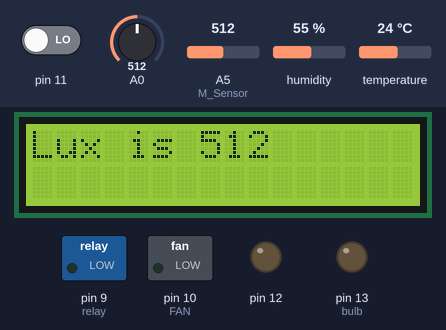
This sketch was run on a simulated Arduino Uno, built with avr-gcc and run on an emulated ATmega328P. On the bench: 16×2 character LCD, switched loads named in the sketch (green lamp = pin HIGH), output pins drawn as LEDs (lit = HIGH). The inputs (shaded band) are chosen by the test bench; at power-on: A5 (M_Sensor) = 512, temperature 24 °C, A0 = 512, pin 11 LOW, humidity 55 %. What the sketch prints to the serial monitor is not drawn.

Above: at 1.2 s.
1.3 s: A5 (M_Sensor) set to 689
At 3.9 s:
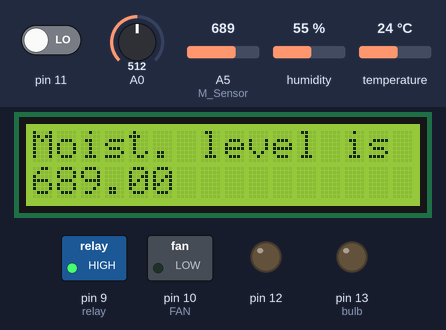
12.6 s: A5 (M_Sensor) set to 713
At 15.5 s:
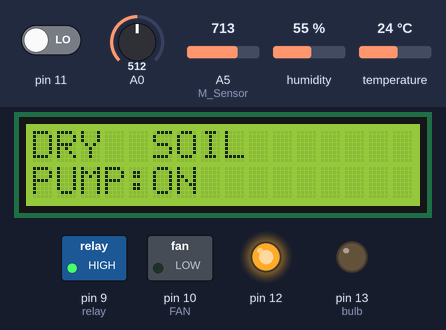
23.1 s: temperature set to 27 °C
At 32.0 s:
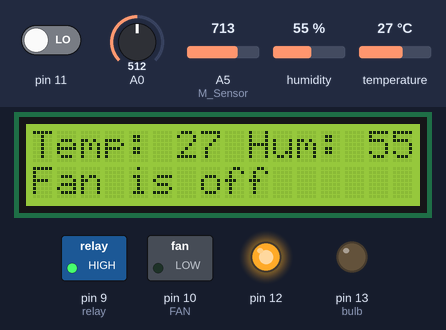
35.2 s: temperature set to 30 °C
At 42.5 s:
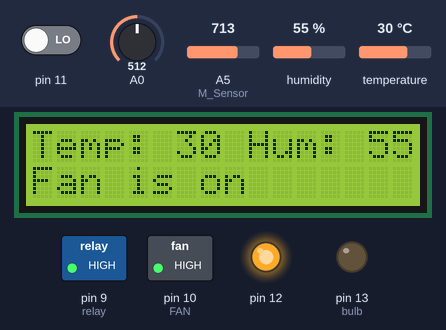
47.3 s: A0 set to 358
At 53.8 s:
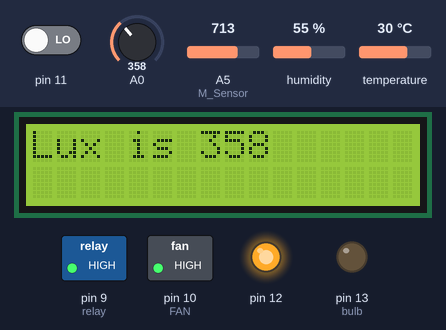
57.3 s: A0 set to 327
At 66.1 s:
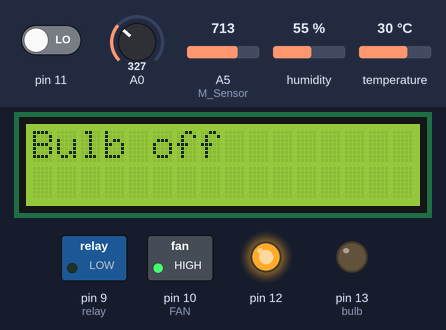
Timing chart, 0 to 67.6 s (numbered marks = the images above; inputs shaded):
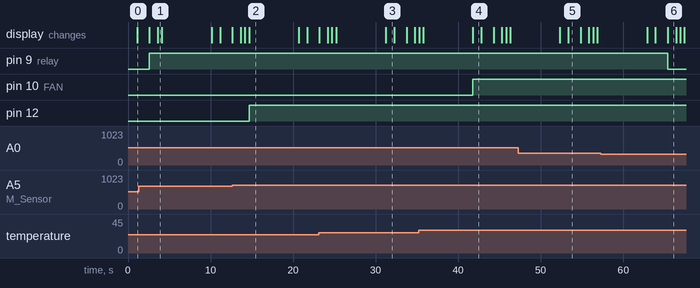

Measured:
- the behaviour switches between 700 and 701 on A5 (M_Sensor) (found by bisection; images 1 and 2)
- the behaviour switches between 28 and 29 °C on temperature (found by bisection; images 3 and 4)
- the behaviour switches between 341 and 340 on A0 (found by bisection; images 5 and 6)
- after the input at 12.6 s, pin 12: LOW → HIGH after 2.1 s
- after the input at 35.2 s, pin 10 (FAN): LOW → HIGH after 6.6 s; the display: first differs from a run without the input after 6.6 s (image 4)
- after the input at 57.3 s, pin 9 (relay): HIGH → LOW after 8.1 s
- what the display in image 1 shows lasts 0.5 s, from 3.6 s to 4.1 s

The sketch:

HelloWorld.ino
```cpp
#include <LiquidCrystal.h>
#include <SoftwareSerial.h>
#include "DHT.h"

#define M_Sensor A5
#define DHTPIN 8
#define DHTTYPE DHT11

DHT dht(DHTPIN, DHTTYPE);
SoftwareSerial mySerial(13, 10);
LiquidCrystal lcd(2, 3, 4, 5, 6, 7);

int FAN = 10;
int relay = 9;
int bulb = 13;

void setup()
{

  Serial.begin(9600);
  mySerial.begin(9600);
  lcd.begin(16, 2);
  dht.begin();

  pinMode(bulb,OUTPUT);
  pinMode(relay,OUTPUT);
  pinMode(FAN,OUTPUT);
  pinMode(12,OUTPUT);

}

void loop()
  {

  //DHT Sensor(Temperature and Humidity)
  //Followed by if statements to turn fan on and off
  //Also Heater on/off
  //Based on Temperature readings
  lcd.setCursor(0, 0);
  lcd.print("Temp:    Hum:");
  lcd.setCursor(0, 1);
  int h = dht.readHumidity();
  int f = dht.readTemperature();

  if(f>28){
  digitalWrite(FAN,HIGH);
  lcd.setCursor(0, 1);
  lcd.print("Fan is on");
  }
  else{
    digitalWrite(FAN,LOW);
  lcd.setCursor(0, 1);
  lcd.print("Fan is off");
  }
  lcd.setCursor(6,0);
  lcd.print(f);
  lcd.setCursor(14,0);
  lcd.print(h);
  delay(1000);
  lcd.clear();

  if(f<15){
    digitalWrite(bulb,HIGH);
    lcd.setCursor(0, 1);
  lcd.print("Heater is on");
  delay(1000);
  }
  lcd.clear();

  //LDR Sensor Block and related if statements
  int ldr=analogRead(A0);
  lcd.print("Lux is");
  lcd.setCursor(7,0);
  lcd.print(ldr);
  delay(1500);
  lcd.clear();
  if(ldr>340 && ldr<900)
  {
  digitalWrite(relay,HIGH);
  lcd.setCursor(0,0);
  lcd.print("Bulb on");delay(1000);
  }
  else {digitalWrite(relay,LOW);lcd.print("Bulb off");delay(1000);}
  lcd.clear();

  //PIR Sensor block and GSM Module integration
  //GSM Module sends message only on intruder detection
  //No other block needs GSM as the functions are monitored automatically
  int pirstate=digitalRead(11);
  lcd.setCursor(0,0);
  if(pirstate==HIGH)
    {
    lcd.print("Intruder Alert!");
    delay(1000);
    lcd.clear();
    lcd.print("Sending Alert");
    lcd.setCursor(0,1);
    lcd.print("Status to mob");
    delay(1000);
    Serial.println();
    Serial.println("AT+CMGF=1");
    delay(300);
    Serial.println();
    Serial.print("AT+CMGS=\"+919739684409\"");
    Serial.println();
    delay(300);
    Serial.print("Intruder Found");
    delay(100);
    Serial.println();
    Serial.write(26);
    lcd.clear();
    lcd.print("Status updated");
    lcd.setCursor(0,1);
    lcd.print("on Phone");
    delay(1000);
    lcd.clear();
    }

  //Moisture Sensor Block
  float Moisture = analogRead(M_Sensor);
  lcd.print("Moist. level is");
  lcd.setCursor(0,1);
  lcd.print(Moisture);
  delay(500);
  lcd.clear();
  if (Moisture> 700)   // for dry soil
  {
        lcd.setCursor(0,0);
        lcd.print("DRY");
        lcd.setCursor(5,0);
        lcd.print("SOIL");
        delay(500);
         digitalWrite(12, HIGH);
         lcd.setCursor(0,1);
         lcd.print("PUMP:ON");
       }
       else
       {
         digitalWrite(12, LOW);
         lcd.setCursor(0,1);
         lcd.print("PUMP:OFF");
       }
   if (Moisture>= 300 && Moisture<=700) //for Moist Soil
   {
      lcd.setCursor(0,0);
     lcd.print("MOIST");
     lcd.setCursor(6,0);
     lcd.print("SOIL");
     digitalWrite(12,LOW);
     lcd.setCursor(0,1);
     lcd.print("PUMP:OFF");
  }

  if(Moisture < 300)  // For Soggy soil
  {
    lcd.setCursor(0,0);
     lcd.print("SOGGY");
     lcd.setCursor(7,0);
     lcd.print("SOIL");
     digitalWrite(12,LOW);
     lcd.setCursor(0,1);
     lcd.print("PUMP:OFF");
  }
    Serial.println("AT+CMGF=1");
    delay(300);
    Serial.println();
    Serial.print("AT+CMGS=\"+919739684409\"");
    Serial.println();
    delay(300);
    Serial.print(f);
    delay(100);
    Serial.print(h);
    delay(100);
    Serial.print(Moisture);
    delay(100);
    Serial.print(ldr);
    delay(100);
    Serial.println();
    Serial.write(26);
 delay(5000);
}
```
